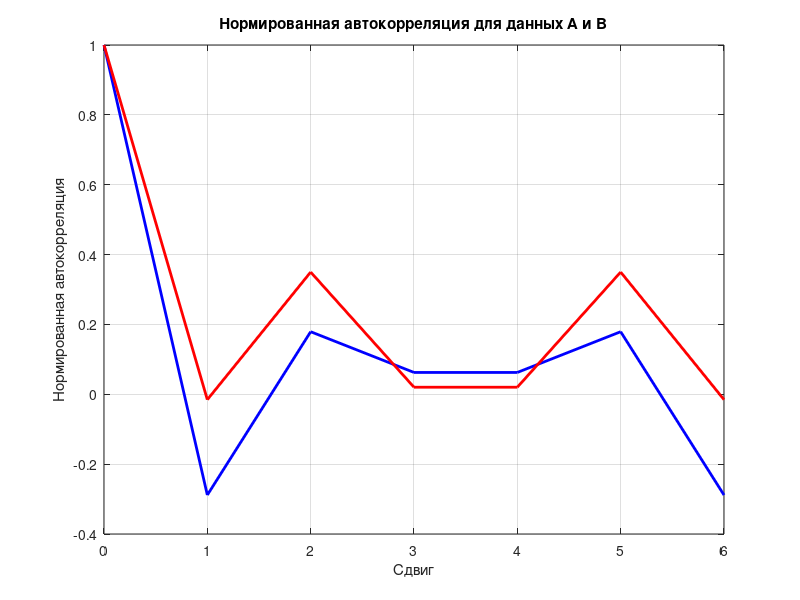

Reproduce this figure in MATLAB.
% Входные данные
dataA = [0.03, 0.02, 1, 4.2, -2, 1.5, 0]; % Данные для автокорреляции A
dataB = [0.009, 400, -20, 1006, 10, 0.001, 20]; % Данные для автокорреляции B

% Инициализация массивов для хранения значений автокорреляции
autoCorrA = zeros(1, length(dataA)); % Автокорреляция для данных A
normAutoCorrA = zeros(1, length(dataA)); % Нормированная автокорреляция для данных A
normAutoCorrB = zeros(1, length(dataB)); % Нормированная автокорреляция для данных B

% Расчет автокорреляции для dataA
for i = 1:length(dataA)
    shiftedDataA = circshift(dataA, i - 1); % Сдвиг данных A
    autoCorrA(i) = sum(dataA .* shiftedDataA); % Вычисление автокорреляции
    sumDataA = sum(dataA .* dataA); % Сумма квадратов данных A
    sumShiftedA = sum(shiftedDataA .* shiftedDataA); % Сумма квадратов сдвинутых данных A
    normAutoCorrA(i) = autoCorrA(i) / sqrt(sumDataA * sumShiftedA); % Нормировка автокорреляции
end

% Инициализация массива для хранения значений автокорреляции для dataB
autoCorrB = zeros(1, length(dataB));

% Расчет автокорреляции для dataB
for i = 1:length(dataB)
    shiftedDataB = circshift(dataB, i - 1); % Сдвиг данных B
    autoCorrB(i) = sum(dataB .* shiftedDataB); % Вычисление автокорреляции
    sumDataB = sum(dataB .* dataB); % Сумма квадратов данных B
    sumShiftedB = sum(shiftedDataB .* shiftedDataB); % Сумма квадратов сдвинутых данных B
    normAutoCorrB(i) = autoCorrB(i) / sqrt(sumDataB * sumShiftedB); % Нормировка автокорреляции
end

% Вывод нормированных автокорреляций
fprintf('Нормированная автокорреляция для данных A:\n');
for i = 1:length(normAutoCorrA)
    fprintf('Сдвиг %d: %.4f\n', i-1, normAutoCorrA(i));
end

fprintf('\nНормированная автокорреляция для данных B:\n');
for i = 1:length(normAutoCorrB)
    fprintf('Сдвиг %d: %.4f\n', i-1, normAutoCorrB(i));
end

% Временные оси
t1 = 0:length(dataA) - 1; % Временная ось для данных A
t2 = 0:length(dataB) - 1; % Временная ось для данных B


figure;
plot(t1, normAutoCorrA, 'b-', 'LineWidth', 2); 
hold on; 
plot(t2, normAutoCorrB, 'r-', 'LineWidth', 2); 
title('Нормированная автокорреляция для данных A и B');
xlabel('Сдвиг');
ylabel('Нормированная автокорреляция');
grid on;
hold off;
